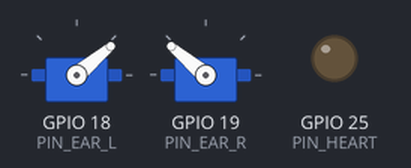
Bench run of a sketch on a simulated ESP32. On the bench: 2 × servo, output pins drawn as LEDs (lit = HIGH). Dashed ring = blinking. Nothing arrives over Bluetooth unless stated; a phone connects over Bluetooth LE 3 s after start.

Above: at 0.05 s.
At 1.0 s:
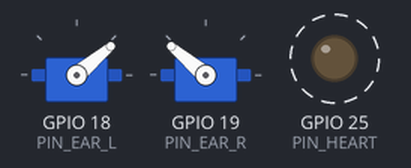
Timing chart, 0 to 3.0 s (numbered marks = the images above):
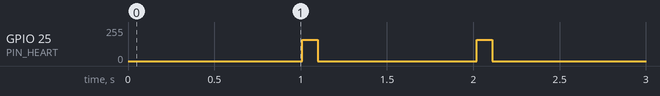

Measured:
- by itself, GPIO 25 (PIN_HEART): alternates 159/255 for 0.09 s and 0/255 for 0.92 s

The sketch:

plush.ino
```cpp
// ============================================================================
// panic-sensor plush firmware  (ESP32 + 2 ear servos + heartbeat motor)
//
// The plush is an ACTUATOR: it subscribes to the brain's "plush state" and
// expresses it -- ears mirror arousal, a chest motor beats like a heart that
// slows to lead the user down. Same "one contract" idea as the wristband.
//
//   BLE service  9a0b1001-...
//     STATE char 9a0b1002-...  WRITE <- 4 bytes:
//        [ mode(0=calm,1=rising,2=breathing,3=settling),
//          heartbeat_bpm,
//          breathe_phase(0=in,1=out),
//          secs ]
//
// STATUS: UNTESTED. No hardware yet -- written to the contract, pins are
// EXAMPLES, expect to tune on the bench. Verify wiring before power-on.
//
// Arduino IDE: Board = "ESP32 Dev Module". Install the "ESP32Servo" library.
// ============================================================================

#include <ESP32Servo.h>
#include <BLEDevice.h>
#include <BLEServer.h>
#include <BLEUtils.h>
#include <BLE2902.h>

// ---- pins (EXAMPLES) --------------------------------------------------------
static const int PIN_EAR_L    = 18;
static const int PIN_EAR_R    = 19;
static const int PIN_HEART    = 25;   // vibration motor via transistor
static const int HEART_CH     = 0;    // LEDC channel

// ---- ear positions (degrees; tune to your linkage) -------------------------
static const int EAR_RELAXED = 40;
static const int EAR_PERKED  = 130;

#define SVC_UUID   "9a0b1001-1e3c-4f5a-9b2d-8c7e6f5a4b3c"
#define STATE_UUID "9a0b1002-1e3c-4f5a-9b2d-8c7e6f5a4b3c"

Servo earL, earR;

// ---- state (written over BLE) ----------------------------------------------
volatile uint8_t mode = 0;         // 0 calm, 1 rising, 2 breathing, 3 settling
volatile uint8_t heartBpm = 60;

// ---- animation bookkeeping --------------------------------------------------
uint32_t lastBeatMs = 0;
uint32_t beatBuzzUntil = 0;
float    earPos = EAR_RELAXED;     // current smoothed ear angle
uint32_t breathStartMs = 0;

class StateCallbacks : public BLECharacteristicCallbacks {
  void onWrite(BLECharacteristic* c) override {
    std::string v = c->getValue();
    if (v.size() >= 1) mode = (uint8_t)v[0];
    if (v.size() >= 2 && (uint8_t)v[1] > 0) heartBpm = (uint8_t)v[1];
    if (mode == 2) breathStartMs = millis();   // (re)start breathing cycle
  }
};

void setup() {
  earL.attach(PIN_EAR_L);
  earR.attach(PIN_EAR_R);
  ledcSetup(HEART_CH, 20000, 8);
  ledcAttachPin(PIN_HEART, HEART_CH);
  ledcWrite(HEART_CH, 0);

  BLEDevice::init("panic-plush");
  BLEServer* server = BLEDevice::createServer();
  BLEService* svc = server->createService(SVC_UUID);
  BLECharacteristic* stateChar = svc->createCharacteristic(
      STATE_UUID, BLECharacteristic::PROPERTY_WRITE);
  stateChar->setCallbacks(new StateCallbacks());
  svc->start();
  BLEAdvertising* adv = BLEDevice::getAdvertising();
  adv->addServiceUUID(SVC_UUID);
  adv->start();
}

// heartbeat: a short buzz at the top of each beat; interval from heartBpm
void updateHeart() {
  uint32_t now = millis();
  uint32_t interval = 60000UL / (heartBpm ? heartBpm : 60);
  if (now - lastBeatMs >= interval) {
    lastBeatMs = now;
    beatBuzzUntil = now + 80;          // 80ms "lub"
  }
  ledcWrite(HEART_CH, (now < beatBuzzUntil) ? 160 : 0);
}

// ears: smoothly approach a target that depends on mode
void updateEars() {
  float target;
  switch (mode) {
    case 1: target = EAR_PERKED; break;                       // rising: perk up
    case 2: {                                                 // breathing: slow rise/fall
      float t = ((millis() - breathStartMs) % 10000) / 10000.0f;  // ~10s cycle
      float s = 0.5f * (1.0f - cosf(2.0f * 3.14159f * t));   // 0..1..0
      target = EAR_RELAXED + s * (EAR_PERKED - EAR_RELAXED) * 0.6f;
      break;
    }
    case 3: target = EAR_RELAXED + 15; break;                 // settling: easing back
    default: target = EAR_RELAXED; break;                     // calm
  }
  earPos += (target - earPos) * 0.08f;                        // smoothing
  int a = (int)earPos;
  earL.write(a);
  earR.write(180 - a);                                        // mirrored mount
}

void loop() {
  updateHeart();
  updateEars();
  delay(15);
}
```
